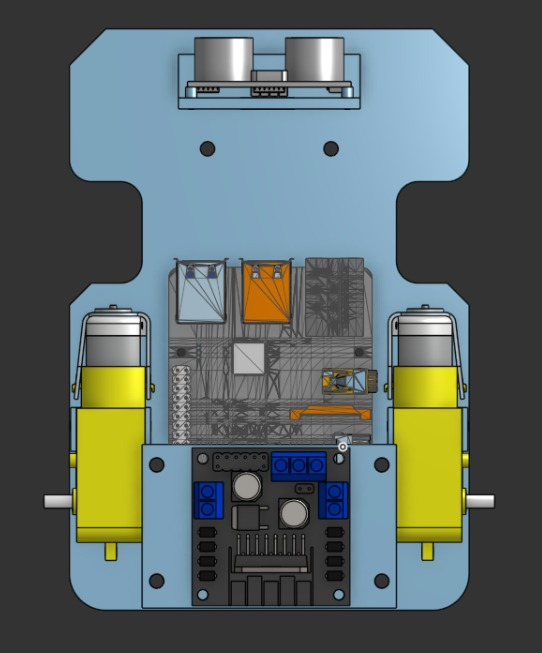
#> input picture Versiyon_1_Ilk_Asama/Robot_Gorsel_v1_1.jpeg, 542 x 653 px, given in place of the camera
$ python code_v1.py
#> lines starting #> are read from the running program, lines starting #| are printed output that depends on the picture; after the words box and inside, x2 and y2 are one past the last pixel; in counts of white or black regions, pixels touching at a corner belong together
import cv2
import numpy as np

RED_LOWER = np.array([0, 100, 100])
RED_UPPER = np.array([10, 255, 255])

GREEN_LOWER = np.array([40, 100, 100])
GREEN_UPPER = np.array([80, 255, 255])

def main():
    cap = cv2.VideoCapture(0)

    if not cap.isOpened():
        print("Kamera acilamadi!")
        return

    while True:
        ret, frame = cap.read()
#> frame is the input picture: shape (653, 542, 3); mean B, G, R 100.4, 103.8, 92.5
        if not ret:
            break

        hsv = cv2.cvtColor(frame, cv2.COLOR_BGR2HSV)
#> hsv: shape (653, 542, 3); mean H, S, V 48.4, 50.5, 113.1

        mask_r = cv2.inRange(hsv, RED_LOWER, RED_UPPER)
#> mask_r: shape (653, 542); every value is 0
        mask_g = cv2.inRange(hsv, GREEN_LOWER, GREEN_UPPER)

        red_pixels = cv2.countNonZero(mask_r)
#> red_pixels = 0
        green_pixels = cv2.countNonZero(mask_g)
#> green_pixels = 0

        if green_pixels > 500 and red_pixels <= 500:
            cmd = "SAGA DON"
            color = (0, 255, 0)
        elif red_pixels > 500 and green_pixels <= 500:
            cmd = "SOLA DON"
            color = (0, 0, 255)
        elif red_pixels > 500 and green_pixels > 500:
            cmd = "DUZ GIT"
            color = (0, 255, 255)
        else:
            cmd = "DUZ GIT"
            color = (255, 255, 255)

        cv2.putText(frame, cmd, (50, 50), cv2.FONT_HERSHEY_SIMPLEX, 1.2, color, 3)
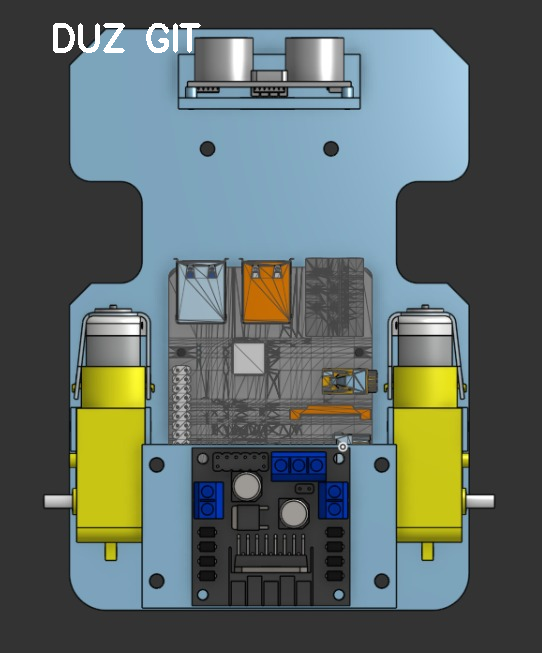
#> frame: shape (653, 542, 3); 0.48% of pixels changed, all inside (x1, y1, x2, y2) = (53, 23, 201, 53)
        cv2.imshow("TEST V1", frame)

        if cv2.waitKey(1) & 0xFF == ord('q'):
#> (key q is pressed here)
            break

    cap.release()
    cv2.destroyAllWindows()

if __name__ == "__main__":
    main()

$ run again, on Versiyon_1_Ilk_Asama/Robot_Gorsel_v1_2.jpeg
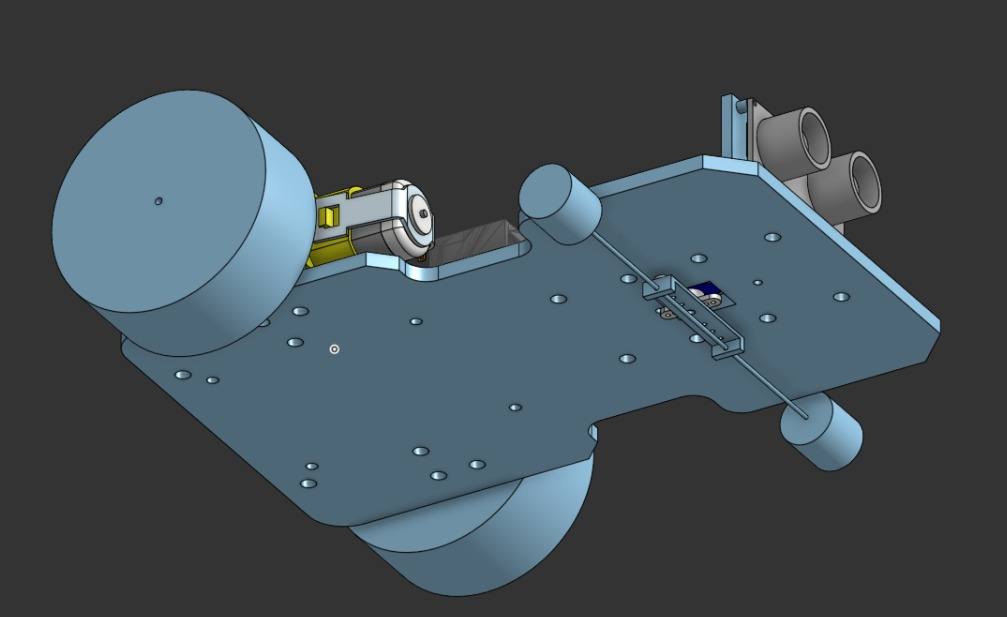
#> input picture Versiyon_1_Ilk_Asama/Robot_Gorsel_v1_2.jpeg, 1007 x 617 px, given in place of the camera
#> in main, frame is the input picture: shape (617, 1007, 3); mean B, G, R 83.9, 77.8, 66.9
#> hsv: shape (617, 1007, 3); mean H, S, V 42.1, 34.8, 84.2
#> mask_r: shape (617, 1007); every value is 0
#> red_pixels = 0
#> in main, `cv2.putText(frame, cmd, (50, 50), cv2.FONT_HERSHEY_SIMPLEX, 1.2, color..`:
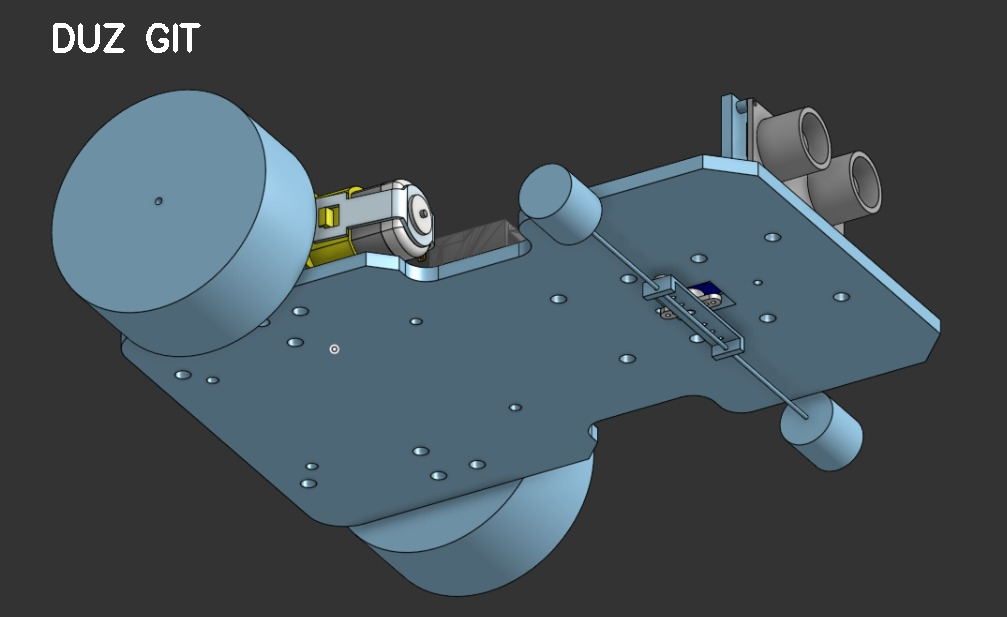
#> frame: shape (617, 1007, 3); 0.27% of pixels changed, all inside (x1, y1, x2, y2) = (53, 23, 201, 53)

$ run again, on Versiyon_1_Ilk_Asama/Robot_Gorsel_v1_3.jpeg
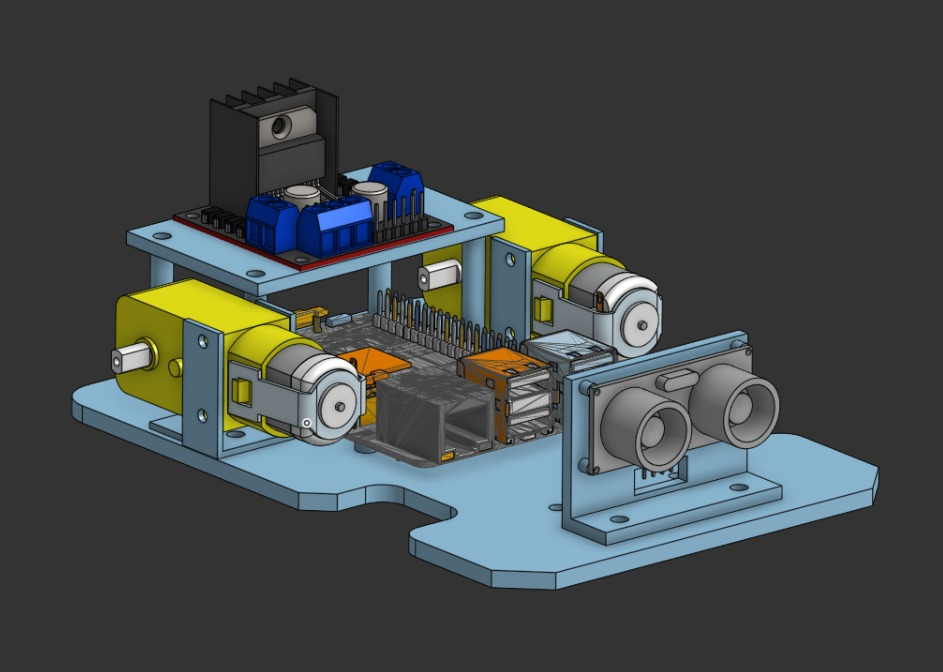
#> input picture Versiyon_1_Ilk_Asama/Robot_Gorsel_v1_3.jpeg, 943 x 672 px, given in place of the camera
#> in main, frame is the input picture: shape (672, 943, 3); mean B, G, R 72.8, 73.9, 68.8
#> hsv: shape (672, 943, 3); mean H, S, V 25.3, 28.5, 78.8
#> in main, `mask_r = cv2.inRange(hsv, RED_LOWER, RED_UPPER)`:
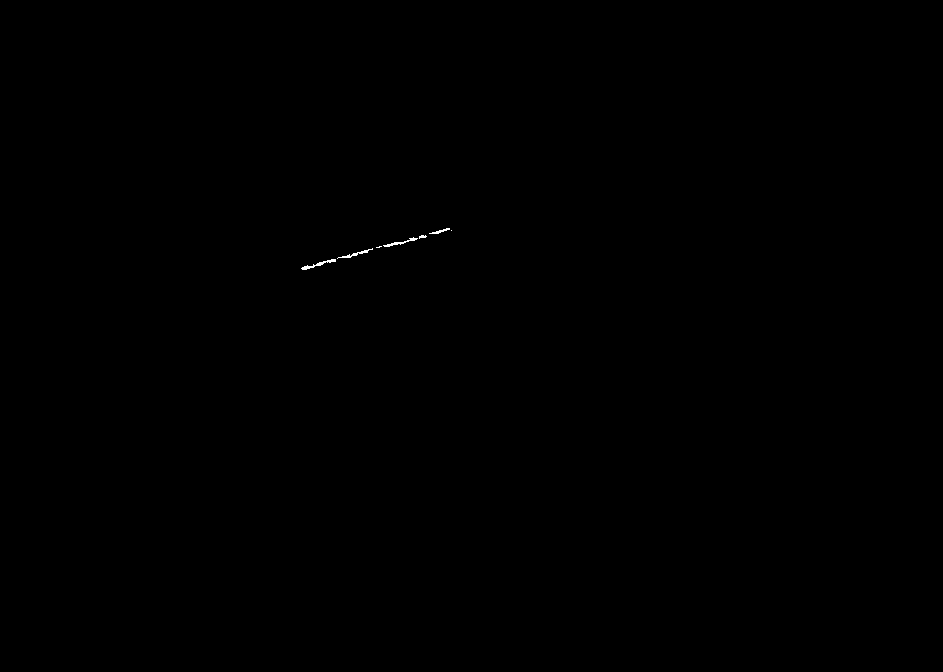
#> mask_r: shape (672, 943); 0.05% white in thin lines or dots, all inside (x1, y1, x2, y2) = (301, 228, 452, 270)
#> mask_g: shape (672, 943); 0% white in thin lines or dots, all inside (x1, y1, x2, y2) = (190, 216, 521, 325)
#> red_pixels = 333
#> green_pixels = 6
#> in main, `cv2.putText(frame, cmd, (50, 50), cv2.FONT_HERSHEY_SIMPLEX, 1.2, color..`:
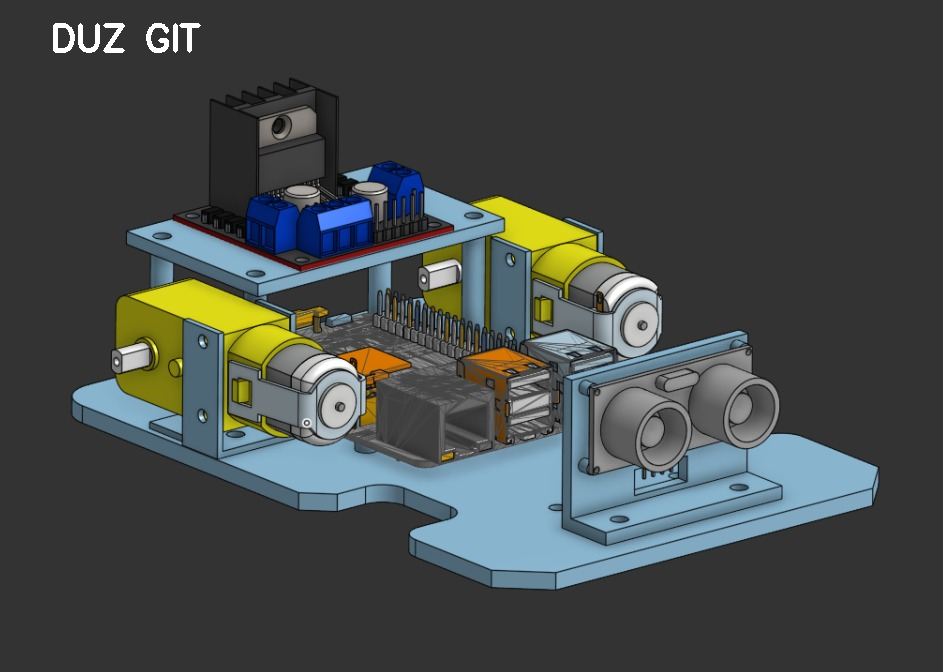
#> frame: shape (672, 943, 3); 0.27% of pixels changed, all inside (x1, y1, x2, y2) = (53, 23, 201, 53)

$ run again, on Versiyon_1_Ilk_Asama/Robot_Gorsel_v1_4.jpeg
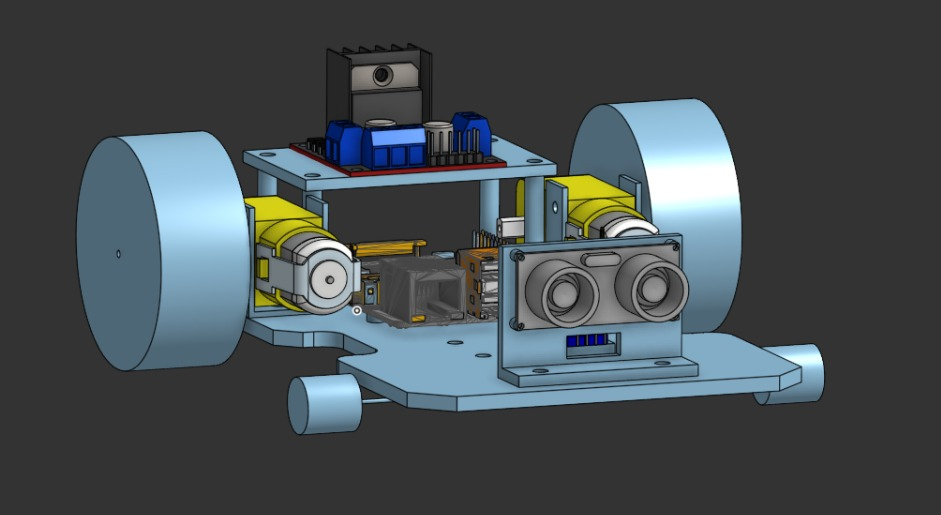
#> input picture Versiyon_1_Ilk_Asama/Robot_Gorsel_v1_4.jpeg, 941 x 515 px, given in place of the camera
#> in main, frame is the input picture: shape (515, 941, 3); mean B, G, R 82.1, 78.6, 70.7
#> hsv: shape (515, 941, 3); mean H, S, V 32.3, 28.7, 84.5
#> in main, `mask_r = cv2.inRange(hsv, RED_LOWER, RED_UPPER)`:
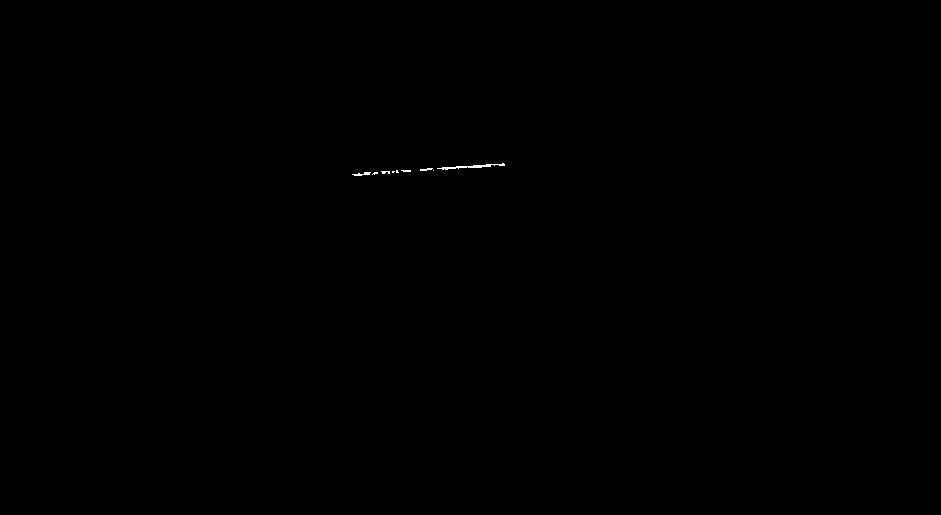
#> mask_r: shape (515, 941); 0.06% white in thin lines or dots, all inside (x1, y1, x2, y2) = (352, 163, 505, 176)
#> mask_g: shape (515, 941); every value is 0
#> red_pixels = 273
#> green_pixels = 0
#> in main, `cv2.putText(frame, cmd, (50, 50), cv2.FONT_HERSHEY_SIMPLEX, 1.2, color..`:
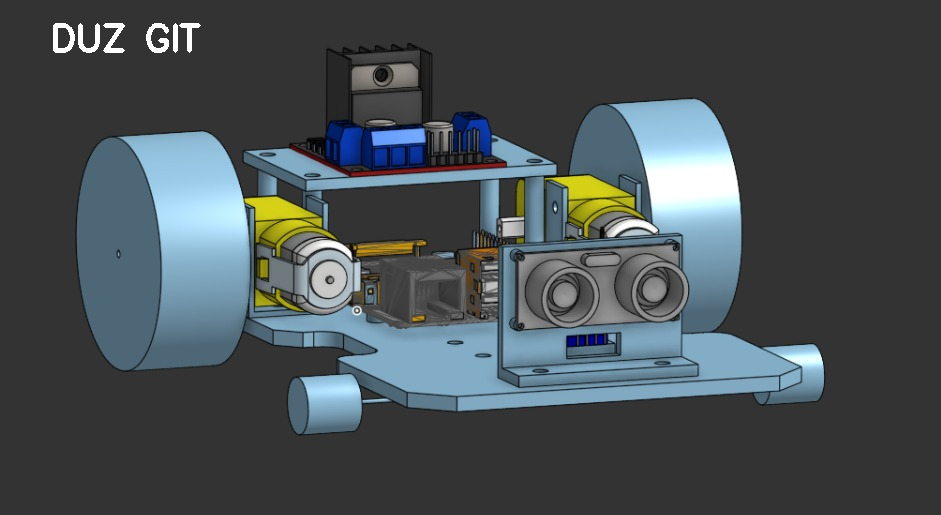
#> frame: shape (515, 941, 3); 0.35% of pixels changed, all inside (x1, y1, x2, y2) = (53, 23, 201, 53)
